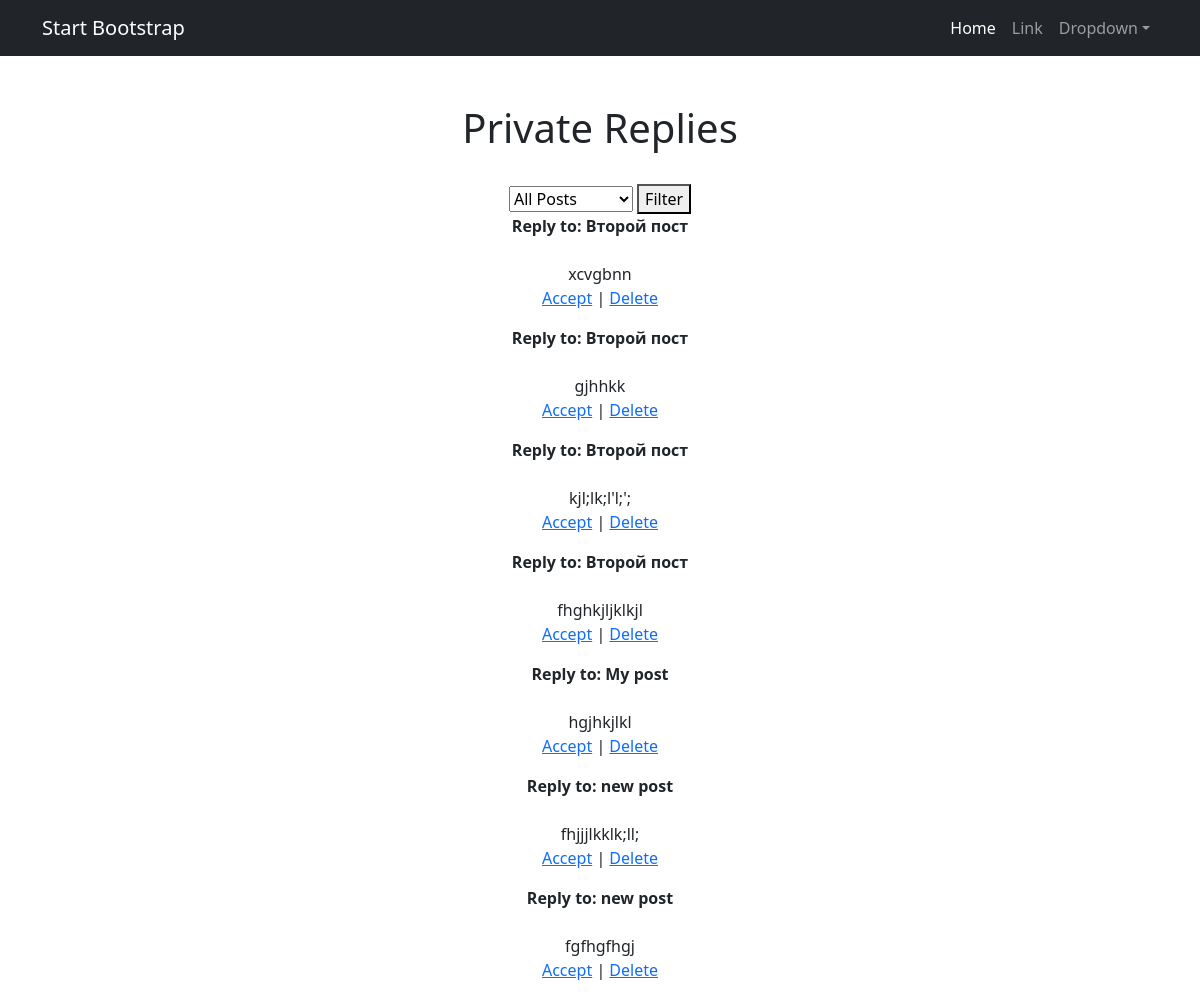
Screenshot of /posts/private_replies/ (signed in) with the database file from the repository.
### board/models.py (models this page shows, shortened)
class Reply(models.Model):
    post = models.ForeignKey(Post, on_delete=models.CASCADE)
    sender = models.ForeignKey(CustomUser, on_delete=models.CASCADE)
    reply_text = models.TextField()
    approved = models.BooleanField(default=False)
    date_created = models.DateTimeField(auto_now_add=True)

class Post(models.Model):
    CATEGORY_CHOICES = [
        ('TK', 'Танки'),
        ('HL', 'Хилы'),
        ('DD', 'ДД'),
        ('TD', 'Торговцы'),
        ('GM', 'Гилдмастеры'),
        ('QG', 'Квестгиверы'),
        ('SM', 'Кузнецы'),
        ('TN', 'Кожевники'),
        ('HM', 'Зельевары'),
        ('WZ', 'Мастера заклинаний'),
    ]
    author = models.ForeignKey('CustomUser', on_delete=models.CASCADE)
    category = models.ForeignKey(Category, on_delete=models.CASCADE)
    post_time_in = models.DateTimeField(auto_now_add=True)
    title = models.CharField(max_length=255)
    post_text = models.TextField()
    image = models.ImageField(upload_to='post_images/', null=True, blank=True)
    video_url = models.URLField(null=True, blank=True)

### board/views.py (the view)
# urls.py: path('private_replies/', views.private_replies, name='private_replies'),
@login_required
def private_replies(request):
    user = request.user
    user_posts = user.post_set.all()  # Получить все объявления пользователя
    selected_post_id = request.GET.get('post')  # Получить выбранное объявление из параметров запроса
    replies = Reply.objects.filter(post__author=user)
    if selected_post_id:
        replies = replies.filter(post__id=selected_post_id)
    if request.method == 'GET':
        selected_post_id = request.GET.get('post')
        if selected_post_id:
            replies = replies.filter(post__id=selected_post_id)
    return render(request, 'private_replies.html', {'replies': replies, 'user_posts': user_posts, 'selected_post_id': selected_post_id})

### templates/private_replies.html (shortened to what this page needs)
{% extends 'flatpages/default.html' %}
{% block content %}
<h1>Private Replies</h1>
<br>
<form method="get">
    <select name="post">
        <option value="">All Posts</option>
    </select>
    <button type="submit">Filter</button>
</form>
{% if replies %}
    {% for reply in replies %}
        <p>
            <b>Reply to: {{ reply.post.title }}</b>
            <br>
            <br>
            {{ reply.reply_text | safe }}
            <br>
            {% if not reply.approved %}
                <a href="{% url 'accept_reply' reply.pk %}">Accept</a> |
            {% endif %}
            <a href="{% url 'delete_reply' reply.pk %}">Delete</a>
        </p>
    {% endfor %}
{% else %}
   <h2>No replies available!</h2>
{% endif %}
{% endblock content %}

### rows the page displays
Reply: post "Второй пост", reply_text "xcvgbnn", approved "Accept"
Reply: post "Второй пост", reply_text "gjhhkk", approved "Accept"
Reply: post "Второй пост", reply_text "kjl;lk;l'l;';", approved "Accept"
Reply: post "Второй пост", reply_text "fhghkjljklkjl", approved "Accept"
Reply: post "My post", reply_text "hgjhkjlkl", approved "Accept"
Reply: post "new post", reply_text "fhjjjlkklk;ll;", approved "Accept"
Reply: post "new post", reply_text "fgfhgfhgj", approved "Accept"
